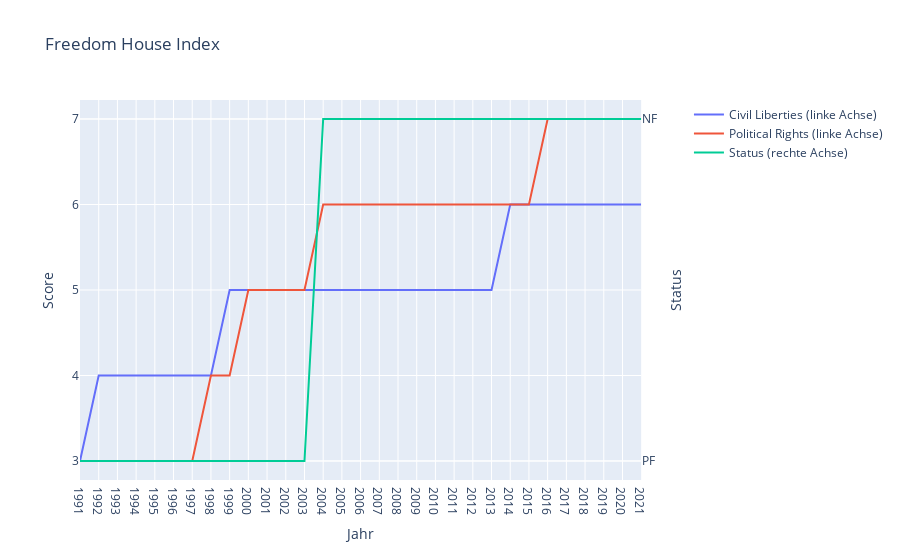

Notebook source saved alongside this figure:
### Code cell
import plotly.graph_objects as go
from plotly.subplots import make_subplots

# Create figure with secondary y-axis
fig = make_subplots(specs=[[{"secondary_y": True}]])

# Add traces
fig.add_trace(
    go.Scatter(x=df["Year"], y=df["CL"], name="Civil Liberties (linke Achse)"),
    secondary_y=False,
)
# Add traces
fig.add_trace(
    go.Scatter(x=df["Year"], y=df["PR"], name="Political Rights (linke Achse)"),
    secondary_y=False,
)

fig.add_trace(
    go.Scatter(x=df["Year"], y=df.Status, name="Status (rechte Achse)"),
    secondary_y=True,
)

# Add figure title
fig.update_layout(
    title_text="Freedom House Index"
)

# Set x-axis title
fig.update_xaxes(title_text="Jahr")

# Set y-axes titles
fig.update_yaxes(title_text="Score", secondary_y=False)
fig.update_yaxes(title_text="Status", secondary_y=True)

fig.show()

### Figure 1 — Plotly figure (JSON) as saved in the notebook; plotly's stock layout.template omitted (floating-point values rounded to 4 significant figures)
{"data": [{"name": "Civil Liberties (linke Achse)", "type": "scatter", "x": ["1991", "1992", "1993", "1994", "1995", "1996", "1997", "1998", "1999", "2000", "2001", "2002", "2003", "2004", "2005", "2006", "2007", "2008", "2009", "2010", "2011", "2012", "2013", "2014", "2015", "2016", "2017", "2018", "2019", "2020", "2021"], "xaxis": "x", "y": ["3", "4", "4", "4", "4", "4", "4", "4", "5", "5", "5", "5", "5", "5", "5", "5", "5", "5", "5", "5", "5", "5", "5", "6", "6", "6", "6", "6", "6", "6", "6"], "yaxis": "y"}, {"name": "Political Rights (linke Achse)", "type": "scatter", "x": ["1991", "1992", "1993", "1994", "1995", "1996", "1997", "1998", "1999", "2000", "2001", "2002", "2003", "2004", "2005", "2006", "2007", "2008", "2009", "2010", "2011", "2012", "2013", "2014", "2015", "2016", "2017", "2018", "2019", "2020", "2021"], "xaxis": "x", "y": ["3", "3", "3", "3", "3", "3", "3", "4", "4", "5", "5", "5", "5", "6", "6", "6", "6", "6", "6", "6", "6", "6", "6", "6", "6", "7", "7", "7", "7", "7", "7"], "yaxis": "y"}, {"name": "Status (rechte Achse)", "type": "scatter", "x": ["1991", "1992", "1993", "1994", "1995", "1996", "1997", "1998", "1999", "2000", "2001", "2002", "2003", "2004", "2005", "2006", "2007", "2008", "2009", "2010", "2011", "2012", "2013", "2014", "2015", "2016", "2017", "2018", "2019", "2020", "2021"], "xaxis": "x", "y": ["PF", "PF", "PF", "PF", "PF", "PF", "PF", "PF", "PF", "PF", "PF", "PF", "PF", "NF", "NF", "NF", "NF", "NF", "NF", "NF", "NF", "NF", "NF", "NF", "NF", "NF", "NF", "NF", "NF", "NF", "NF"], "yaxis": "y2"}], "layout": {"title": {"text": "Freedom House Index"}, "xaxis": {"anchor": "y", "domain": [0, 0.94], "title": {"text": "Jahr"}}, "yaxis": {"anchor": "x", "domain": [0, 1], "title": {"text": "Score"}}, "yaxis2": {"anchor": "x", "overlaying": "y", "side": "right", "title": {"text": "Status"}}}}
